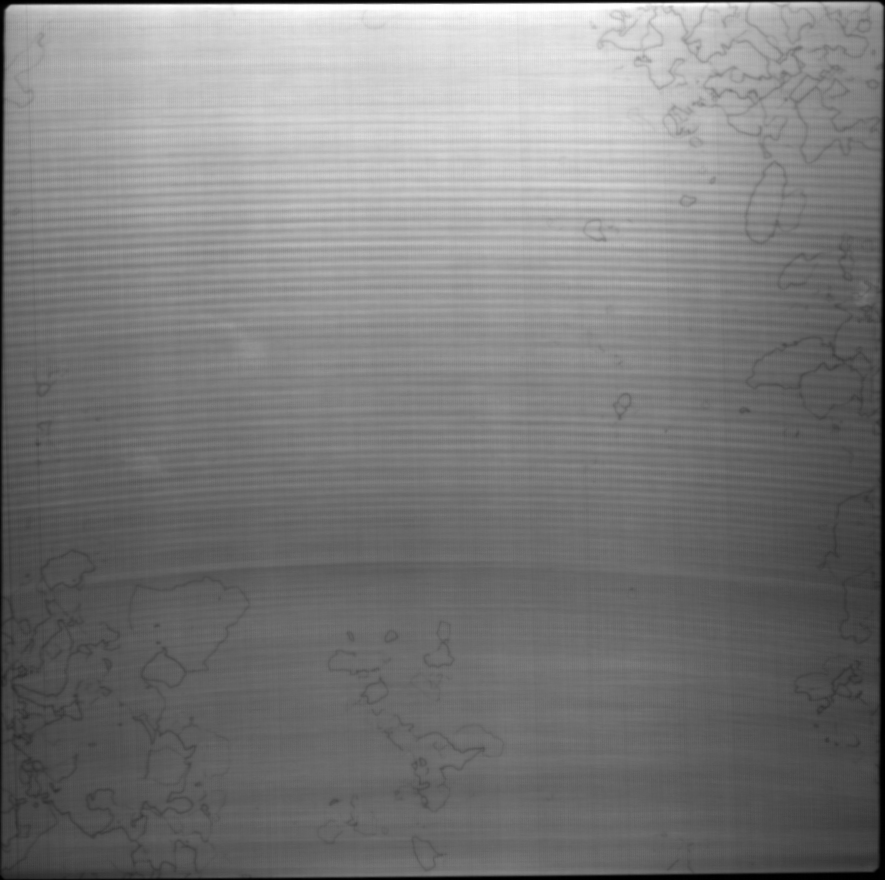
//> input picture 光照不均 -案例（米粒）/2.png, 885 x 880 px
$ ./main   (built with g++ and OpenCV 4)
//> lines starting //> are read from the running program, lines starting //| are printed output that depends on the picture; after the words box and inside, x2 and y2 are one past the last pixel; in counts of white or black regions, pixels touching at a corner belong together
//> further down, src is the input picture: 880 rows x 885 cols, CV_8UC1; min 0, max 255, mean 123.7
#include<opencv2/opencv.hpp>
#include<iostream>

using namespace cv;
using namespace std;


// [46 lines left out: function un_light, not called in this run]

//黑帽操作
void Top_hut(Mat &input)
{
	if (input.channels() == 3) cvtColor(input, input, CV_BGR2GRAY);

	Mat bHat;
	Mat element = getStructuringElement(MORPH_ELLIPSE, Size(55, 55));
	morphologyEx(input, bHat, MORPH_BLACKHAT, element);
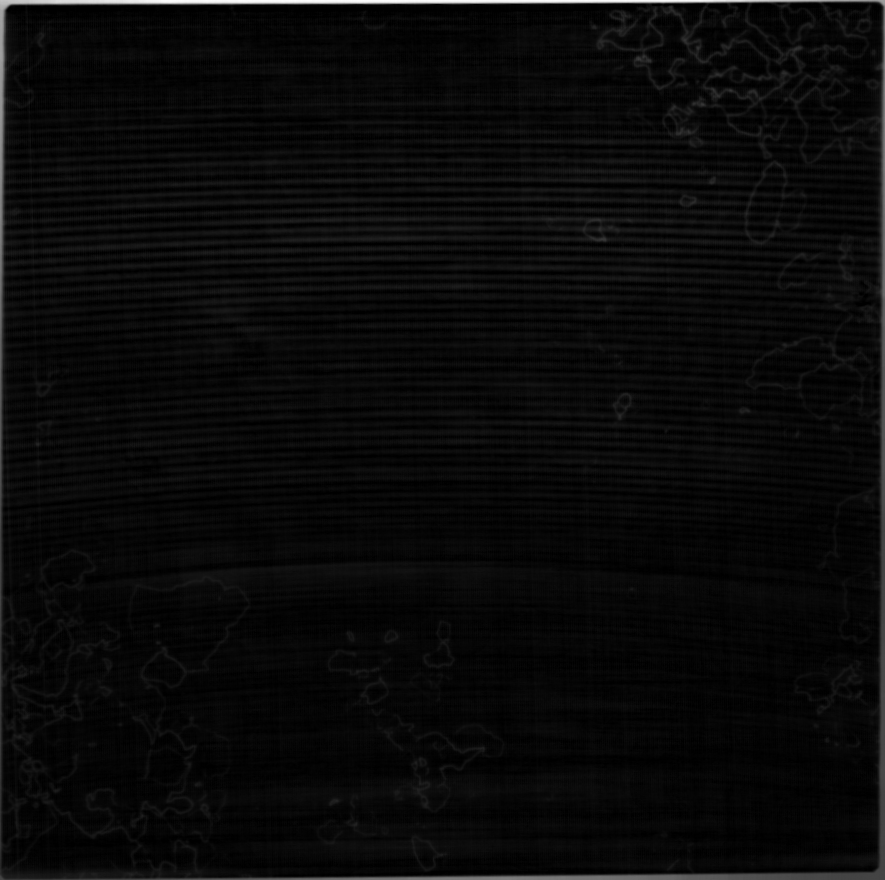
//> bHat: 880 rows x 885 cols, CV_8UC1; min 0, max 254, mean 9.7
	imshow("black_hat", bHat);
	imwrite("bHat.jpg", bHat);

	Mat bDst;
	threshold(bHat, bDst, 80, 255, THRESH_OTSU | THRESH_BINARY);
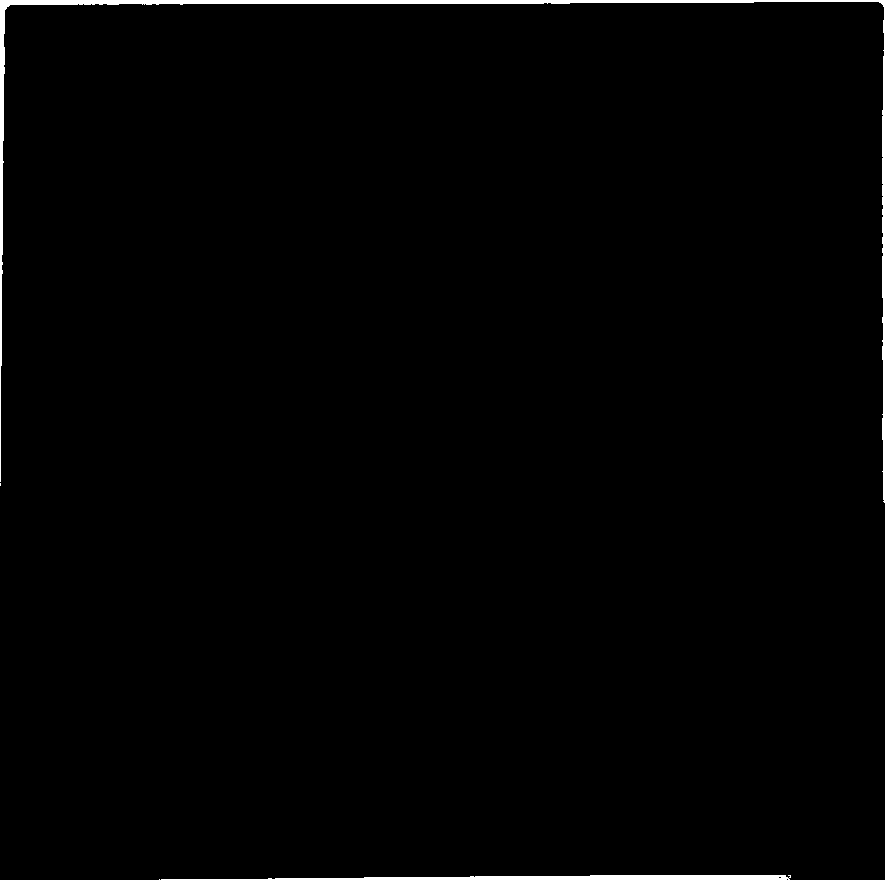
//> bDst: 880 rows x 885 cols, CV_8UC1; 1% white; 4 white regions (2 under 20 px), largest, box (x1, y1, x2, y2) and area: (0, 0, 885, 503) 5696, (161, 875, 791, 880) 2085
	imshow("result", bDst);
}

//腐蚀
// [127 lines left out: functions method_2, RotateSmooth4Line, not called in this run]

int main()
{
	Mat src, dst;
	src = imread("2.png",0);

	if (!src.data)
	{
		printf("could not load image..\n");
	}
	namedWindow("input", CV_WINDOW_AUTOSIZE);
 	imshow("input", src);


	/*un_light(src, 32);*/
	//double t1 = getTickCount();

	 Top_hut(src);
	 // [8 lines of commented-out code are left out]
	waitKey(0);
	return 0;
}

$ run again, with 光照不均 -案例（米粒）/02.jpg saved as 光照不均 -案例（米粒）/2.png
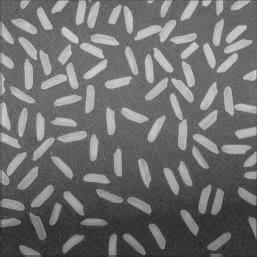
//> input picture 光照不均 -案例（米粒）/02.jpg, 257 x 257 px
//> src is the input picture: 257 rows x 257 cols, CV_8UC1; min 26, max 219, mean 111
//> in Top_hut, `morphologyEx(input, bHat, MORPH_BLACKHAT, element);`:
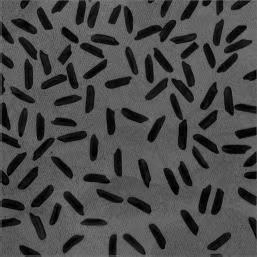
//> bHat: 257 rows x 257 cols, CV_8UC1; min 0, max 131, mean 74.2
//> in Top_hut, `threshold(bHat, bDst, 80, 255, THRESH_OTSU | THRESH_BINARY);`:
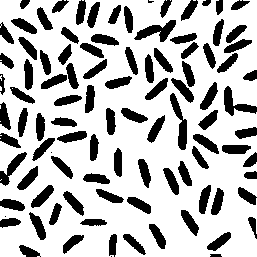
//> bDst: 257 rows x 257 cols, CV_8UC1; 73.1% white; 99 black regions (4 under 20 px), largest, box (x1, y1, x2, y2) and area: (134, 20, 176, 42) 406, (170, 93, 187, 150) 401, (224, 86, 257, 116) 377
